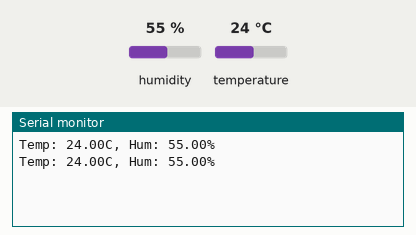
Recording of a sketch running on a simulated Arduino Uno, built with avr-gcc and run on an emulated ATmega328P. Shown: the last lines printed to the serial monitor. The inputs (shaded band) are chosen by the test bench; at power-on: humidity 55 %, temperature 24 °C.

Above: at 2.8 s.
2.9 s: humidity set to 22 %
At 5.3 s:
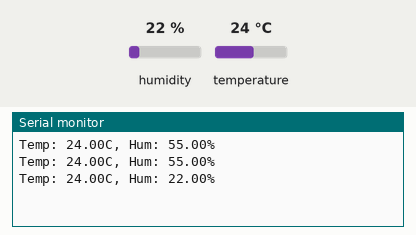
5.7 s: temperature set to 12 °C
At 6.5 s:
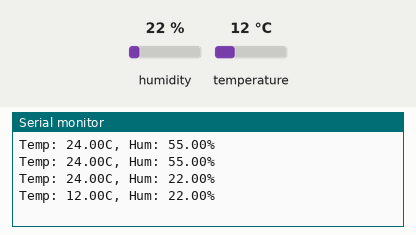
8.5 s: humidity set to 40 %
At 11.0 s:
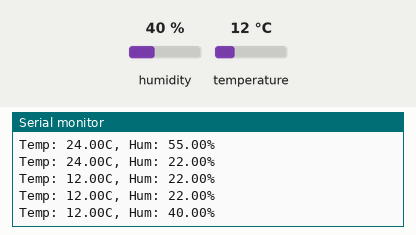
Timing chart, 0 to 12.5 s (numbered marks = the images above; inputs shaded):
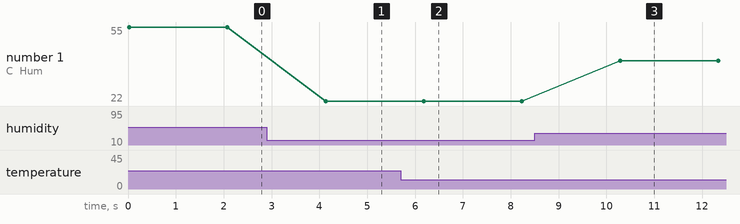

Measured:
- after the input at 2.9 s, the serial monitor: prints a new line after 1.2 s (image 1)
- after the input at 5.7 s, the serial monitor: prints a new line after 0.48 s (image 2)
- after the input at 8.5 s, the serial monitor: prints a new line after 1.8 s (image 3)
- plotted number 1: 55 → 22 after the input at 2.9 s, 22 → 40 after the input at 8.5 s

The sketch:

BluetoothHumiditySensor.ino
```cpp
#include <SoftwareSerial.h>
#include <DHT.h>

#define DHTPIN 7       // DHT sensor connected to pin 7
#define DHTTYPE DHT11  // Using DHT11 sensor

SoftwareSerial BTSerial(2, 3); // RX, TX (Bluetooth module)
DHT dht(DHTPIN, DHTTYPE);

void setup() {
  Serial.begin(9600);     // Serial Monitor for debugging
  BTSerial.begin(9600);   // Bluetooth module baud rate
  dht.begin();            // Initialize DHT sensor
}

void loop() {
  float temperature = dht.readTemperature();
  float humidity = dht.readHumidity();

  if (isnan(temperature) || isnan(humidity)) {
    Serial.println("Failed to read from DHT sensor!");
    return;
  }

  String data = "Temp: " + String(temperature) + "C, Hum: " + String(humidity) + "%";
  Serial.println(data);      // Print data to Serial Monitor
  BTSerial.println(data);    // Send data via Bluetooth

  delay(2000);  // Send data every 2 seconds
}
```
